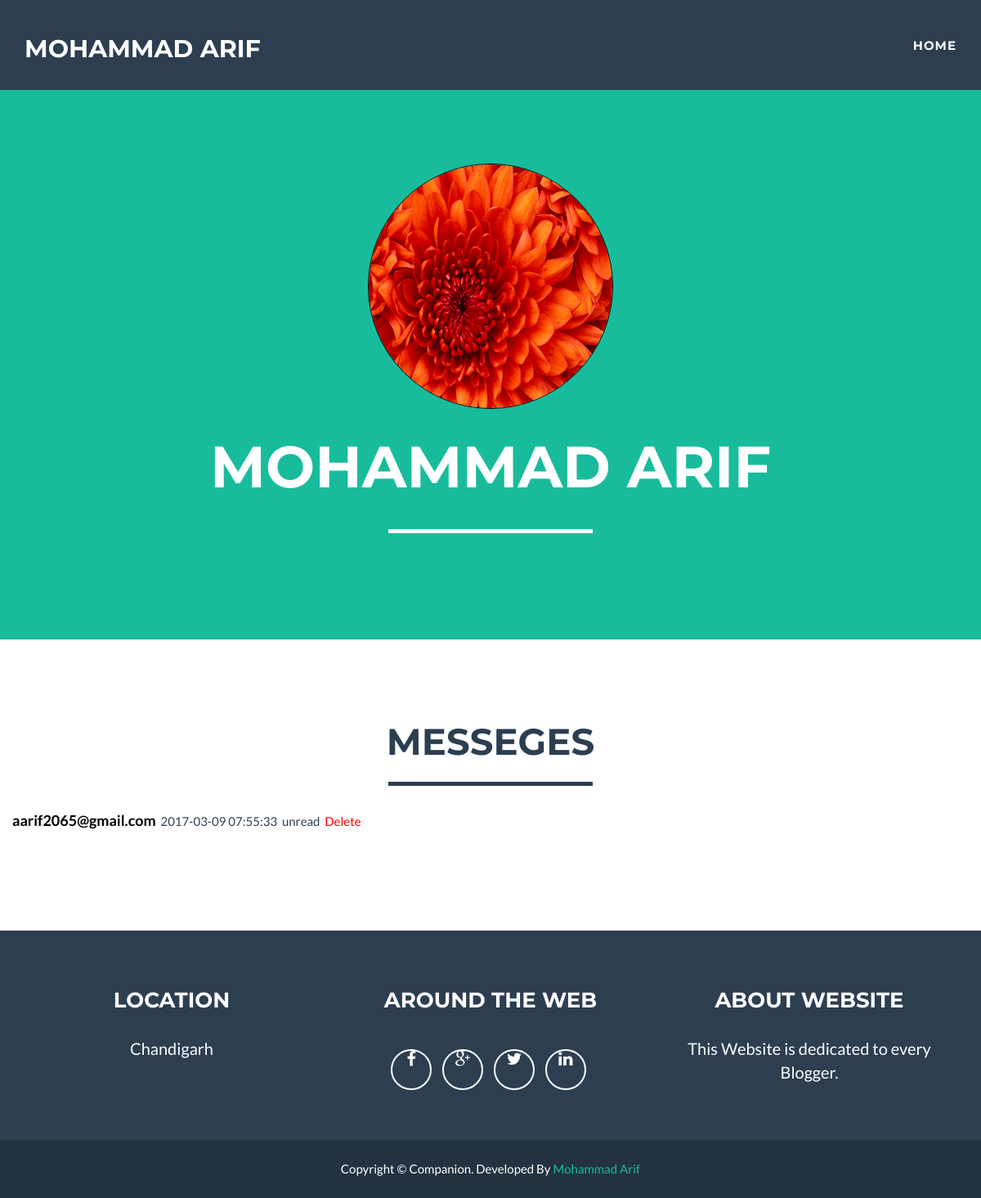
The app's page /companion/profile/mymesseges.php (signed in) with its own data.
### tables this page shows
CREATE TABLE IF NOT EXISTS `profile` (
  `id` int(11) NOT NULL AUTO_INCREMENT,
  `profilepic` varchar(200) NOT NULL,
  `about` varchar(1000) NOT NULL DEFAULT 'Not Updated Yet',
  `email` varchar(100) NOT NULL,
  PRIMARY KEY (`id`)
);

CREATE TABLE IF NOT EXISTS `register` (
  `id` int(11) NOT NULL AUTO_INCREMENT,
  `name` varchar(100) NOT NULL,
  `email` varchar(100) NOT NULL,
  `phone` int(20) NOT NULL,
  `password` varchar(100) NOT NULL,
  PRIMARY KEY (`id`,`email`,`phone`)
);

CREATE TABLE IF NOT EXISTS `messege` (
  `id` int(11) NOT NULL AUTO_INCREMENT,
  `fmsg` varchar(100) NOT NULL,
  `tmsg` varchar(100) NOT NULL,
  `messege` varchar(500) NOT NULL,
  `date` timestamp NOT NULL DEFAULT CURRENT_TIMESTAMP ON UPDATE CURRENT_TIMESTAMP,
  `status` varchar(10) NOT NULL DEFAULT 'unread',
  PRIMARY KEY (`id`)
);

CREATE TABLE IF NOT EXISTS `location` (
  `id` int(11) NOT NULL AUTO_INCREMENT,
  `email` varchar(100) NOT NULL,
  `location` varchar(100) NOT NULL,
  `town` varchar(200) NOT NULL,
  `date` date NOT NULL,
  PRIMARY KEY (`id`,`email`)
);

### companion/profile/mymesseges.php (the view, shortened to what this page needs)
<?php
include "../database.php";
?>
<html lang="en">
<head>
    <link href="css/bootstrap.min.css" rel="stylesheet">
    <link href="css/freelancer.css" rel="stylesheet">
    <link href="font-awesome/css/font-awesome.min.css" rel="stylesheet" type="text/css">
</head>
<body id="page-top" class="index">
    <nav class="navbar navbar-default navbar-fixed-top">
        <div class="container">
            <div class="navbar-header page-scroll">
                <?php
				  $email=$_SESSION["Admin"];
                $result=mysqli_query($arif,"select * from admin");
				$resultset=mysqli_fetch_assoc($result);
				$name=$resultset["name"];
				?>
                <a class="navbar-brand" href="#page-top"> <?php echo $name; ?></a>
            </div>
            <div class="collapse navbar-collapse" id="bs-example-navbar-collapse-1">
                <ul class="nav navbar-nav navbar-right">
                    <li class="page-scroll">
                        <a href="../admin/Mohammad_arif.php">Home</a>
                    </li>
                </ul>
            </div>
        </div>
    </nav>
    <header>
        <div class="container">
            <div class="row">
                <div class="col-lg-12">
                <?php
				$result1=mysqli_query($arif,"select * from profile where email='$email'");
				if(mysqli_num_rows($result1) > 0)
				{
					$array1=mysqli_fetch_assoc($result1);
					  $pic=$array1["profilepic"];
					$cat="../admin/";
				 ?>
                    <img style="border:1px solid black;border-radius:100%; width:300px; height:300px;" class="img-responsive"  src="<?php echo $cat.$pic; ?>" alt=""><?php }
					else
					{
						?>
						<img class="img-responsive" alt="" src="img/profile.png">
						<?php
						$about="Not Updated Yet";
						}
					?>
                    <div class="intro-text">
                        <span class="name"><?php echo $name; ?></span>
                        <hr class="star-light">
                    </div>
                </div>
            </div>
        </div>
    </header>
    <section id="portfolio">
        <div class="container">
            <div class="row">
                <div class="col-lg-12 text-center">
                    <h2>Messeges</h2>
                    <hr class="star-primary">
                </div>
            </div>
            <div class="row">
            <?php
			$c=mysqli_query($arif,"select * from register");
				while($d=mysqli_fetch_assoc($c))
				{
				$e=$d["email"];
				$m=mysqli_query($arif,"select * from messege where tmsg='$email' and fmsg='$e'");
			if(mysqli_num_rows($m) > 0)
			{
				$q=mysqli_query($arif,"select * from messege where tmsg='$email' and fmsg='$e' and status='unread'");
				if(mysqli_num_rows($q) > 0){
					  $status="unread";
					}
					else
					{
					 $status="read";
					}
			}
            $m=mysqli_query($arif,"select * from messege where tmsg='$email' and fmsg='$e'");
			if(mysqli_num_rows($m) > 0)
			{
				$mg=mysqli_fetch_assoc($m);
				$a=$mg["fmsg"];
				$date=$mg["date"];
				?>
				<a href="readmymsg.php?email=<?php echo $a; ?>" style="color:black; font-size:18px; font-weight:700;"><?php echo $a; ?></a>&nbsp;&nbsp;<?php echo $date;  ?>&nbsp;&nbsp;<?php echo $status; ?>&nbsp;&nbsp;<a href="del_myallmsgs.php?email=<?php echo $a; ?>" style="color:red;">Delete</a><br><br>
				<?php
			}
				}
			?>
            </div>
        </div>
    </section>
    <footer class="text-center">
        <div class="footer-above">
            <div class="container">
                <div class="row">
                    <div class="footer-col col-md-4">
                        <h3>Location</h3>
                        <?php
                        $result2=mysqli_query($arif,"select * from location where email='$email'");
						if(mysqli_num_rows($result2) > 0)
						{
						$array2=mysqli_fetch_assoc($result2);
						$loc=$array2["location"];
						$town=$array2["town"];
						?>
                        <p><?php echo $loc; ?><br><?php echo $town; ?></p><?php
							}
						 ?>
                    </div>
                    <div class="footer-col col-md-4">
                        <h3>Around the Web</h3>
                        <ul class="list-inline">
                            <li>
                                <a href="https://www.facebook.com" class="btn-social btn-outline"><i class="fa fa-fw fa-facebook"></i></a>
                            </li>
                            <li>
                                <a href="https://www.gmail.com" class="btn-social btn-outline"><i class="fa fa-fw fa-google-plus"></i></a>
                            </li>
                            <li>
                                <a href="https://www.twitter.com" class="btn-social btn-outline"><i class="fa fa-fw fa-twitter"></i></a>
                            </li>
                            <li>
                                <a href="https://www.linkedin.com" class="btn-social btn-outline"><i class="fa fa-fw fa-linkedin"></i></a>
                            </li>
                        </ul>
                    </div>
                    <div class="footer-col col-md-4">
                        <h3>About Website</h3>
                        <p>This Website is dedicated to every Blogger.</p>
                    </div>
                </div>
            </div>
        </div>
        <div class="footer-below">
            <div class="container">
                <div class="row">
                    <div class="col-lg-12">
                        Copyright &copy; Companion. Developed By <a href="Mohammad_arif.php">Mohammad Arif</a>
                    </div>
                </div>
            </div>
        </div>
    </footer>
</body>
</html>

### companion/profile/css/freelancer.css (style rules this page uses)
body { overflow-x: hidden; }
p { font-size: 20px; }
a, a:hover, a:focus, a:active, a.active { outline: 0; color: #18bc9c; }
h1, h2, h3, h4, h5, h6 { text-transform: uppercase; font-family: Montserrat,"Helvetica Neue",Helvetica,Arial,sans-serif; font-weight: 700; }
hr.star-light, hr.star-primary { margin: 25px auto 30px; padding: 0; max-width: 250px; border: 0; border-top: solid 5px; text-align: center; }
hr.star-light:after, hr.star-primary:after { content: "\f005"; display: inline-block; position: relative; top: -.8em; padding: 0 .25em; font-family: FontAwesome; font-size: 2em; }
hr.star-light { border-color: #fff; }
hr.star-light:after { color: #fff; background-color: #18bc9c; }
hr.star-primary { border-color: #2c3e50; }
hr.star-primary:after { color: #2c3e50; background-color: #fff; }
header { text-align: center; color: #fff; background: #18bc9c; }
header .container { padding-top: 100px; padding-bottom: 50px; }
header img { display: block; margin: 0 auto 20px; }
header .intro-text .name { display: block; text-transform: uppercase; font-family: Montserrat,"Helvetica Neue",Helvetica,Arial,sans-serif; font-size: 2em; font-weight: 700; }
@media (min-width:768px) { header .container { padding-top: 200px; padding-bottom: 100px; } }
@media (min-width:768px) { header .intro-text .name { font-size: 4.75em; } }
@media (min-width:768px) { .navbar-fixed-top { padding: 25px 0; -webkit-transition: padding .3s; -moz-transition: padding .3s; transition: padding .3s; } }
@media (min-width:768px) { .navbar-fixed-top .navbar-brand { font-size: 2em; -webkit-transition: all .3s; -moz-transition: all .3s; transition: all .3s; } }
.navbar { text-transform: uppercase; font-family: Montserrat,"Helvetica Neue",Helvetica,Arial,sans-serif; font-weight: 700; }
.navbar .navbar-nav { letter-spacing: 1px; }
.navbar-default, .navbar-inverse { border: 0; }
section { padding: 100px 0; }
section h2 { margin: 0; font-size: 3em; }
#portfolio * { z-index: 2; }
.btn-outline { margin-top: 15px; border: solid 2px #fff; font-size: 20px; color: #fff; background: 0 0; transition: all .3s ease-in-out; }
footer { color: #fff; }
footer h3 { margin-bottom: 30px; }
footer .footer-above { padding-top: 50px; background-color: #2c3e50; }
footer .footer-col { margin-bottom: 50px; }
footer .footer-below { padding: 25px 0; background-color: #233140; }
.btn-social { display: inline-block; width: 50px; height: 50px; border: 2px solid #fff; border-radius: 100%; text-align: center; font-size: 20px; line-height: 45px; }

### records on screen
profile: profilepic (picture)
register: messege.fmsg "aarif2065@gmail.com", messege.date "2017-03-09 07:55:33", status "unread"
location: location "Chandigarh"

### other values on screen
$name "MOHAMMAD ARIF"
